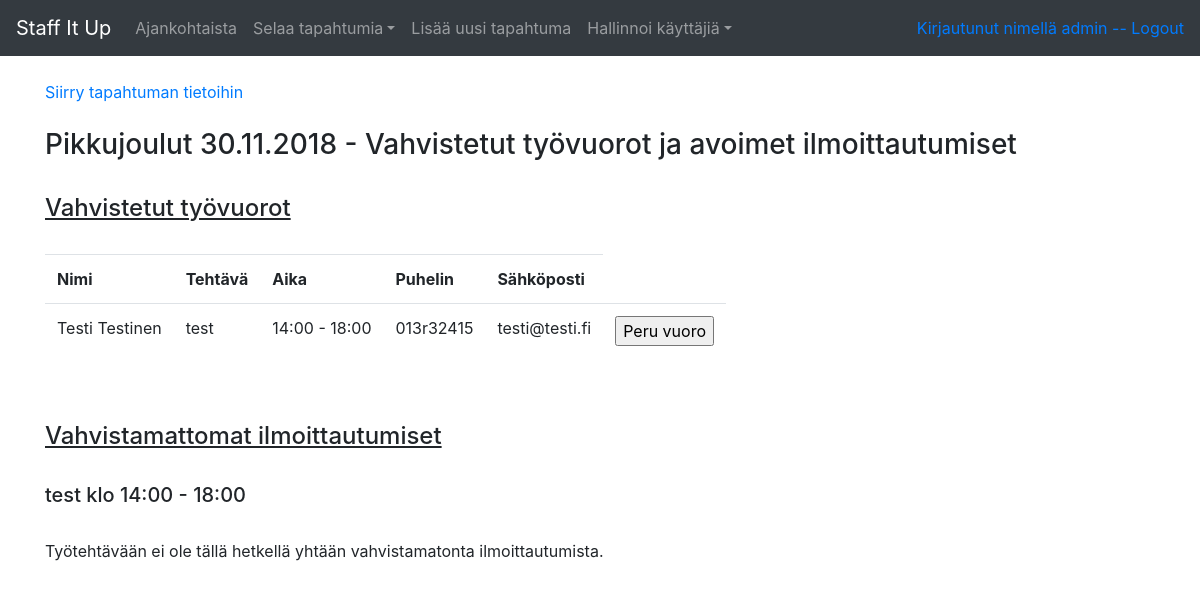
Screenshot of /admin/registrations/2/ (signed in) with the database file from the repository.
### application/auth/models.py (models this page shows, shortened)
class User(db.Model):
    __tablename__ = "account"
    id = db.Column(db.Integer, primary_key=True)
    date_created = db.Column(db.DateTime, default=db.func.current_timestamp())
    date_modified = db.Column(db.DateTime, default=db.func.current_timestamp(),
                              onupdate=db.func.current_timestamp())
    name = db.Column(db.String(144), nullable=False)
    username = db.Column(db.String(20), nullable=False)
    password = db.Column(db.String(30), nullable=False)
    email = db.Column(db.String(144))
    phone = db.Column(db.String(20))
    roles = db.relationship("Role", secondary="account_role")
    registrations = db.relationship("AssignmentRegistration", backref='account', lazy=True)
    def is_authenticated(self):
        return True
    def role_ok(self, role):
        for user_role in self.roles:
                    if user_role.name == role:
                        return True

### application/events/models.py (models this page shows, shortened)
class Event(db.Model):
    id = db.Column(db.Integer, primary_key=True)
    type = db.Column(db.String(144), nullable=False)
    date = db.Column(db.Date, nullable=False)
    pax = db.Column(db.Integer)
    info = db.Column(db.String(500))
    staffed = db.Column(db.Boolean, nullable=False)
    assignments = db.relationship("Assignment", backref='event', lazy=True)
    @staticmethod
    def find_confirmed_registrations(event_id):
        stmt = text("SELECT account.id, account.name, account.email, account.phone, assignment.id, assignment.role, assignment.starttime, assignment.endtime, event.id "
                    "FROM account, assignment, account_assignment, event "
                    "WHERE event.id = :id "
                    "AND assignment.event_id = event.id "
                    "AND assignment.id = account_assignment.assignment_id "
                    "AND account.id = account_assignment.account_id "
                    "AND account_assignment.confirmed = '1' "
                    "ORDER BY assignment.role")
        res = db.engine.connect().execute(stmt, id=event_id)
        response = []
        for row in res:
            response.append({"account_id":row[0], "name":row[1], "email":row[2],
                    "phone":row[3], "assignment_id":row[4], "assignment_role":row[5],
                    "assignment_start":str(row[6]), "assignment_end":str(row[7]), "event_id":row[8]})
        return response

### application/assignments/models.py (models this page shows, shortened)
class Assignment(db.Model):
    id = db.Column(db.Integer, primary_key=True)
    starttime = db.Column(db.Time, nullable=False)
    endtime = db.Column(db.Time, nullable=False)
    role = db.Column(db.String(144), nullable=False)
    event_id = db.Column(db.Integer, db.ForeignKey('event.id'),
       nullable=False)
    users = db.relationship("User", secondary="account_assignment")
    registrations = db.relationship("AssignmentRegistration", backref='assignment', lazy=True)
    @staticmethod
    def find_unconfirmed_registrations(assignment_id):
        stmt = text("SELECT account.id, account.name, assignment.id, account_assignment.regtime "
                    "FROM account, assignment, account_assignment "
                    "WHERE assignment.id = :id "
                    "AND assignment.id = account_assignment.assignment_id "
                    "AND account.id = account_assignment.account_id "
                    "AND account_assignment.confirmed = '0' "
                    "ORDER BY account_assignment.regtime")
        res = db.engine.execute(stmt, id=assignment_id)
        response = []
        for row in res:
            response.append({"account_id":row[0], "name":row[1], "assignment_id":row[2], "regtime":row[3]})
        return response

### application/assignments/views.py (the view)
@app.route("/admin/registrations/<event_id>/")
@login_required(role="admin")
def registrations_list(event_id):
    e = Event.query.get(event_id)
    assignments = e.assignments
    return render_template("admin/assignments/list.html", assignments=assignments, event=e)

### application/__init__.py (called while the page is built)
@login_manager.user_loader
def load_user(user_id):
    return User.query.get(user_id)

### application/templates/admin/assignments/list.html
{% extends "layout.html" %}
{% block body %}
<a href="{{url_for('event_details', event_id=event.id)}}">Siirry tapahtuman tietoihin</a><br><br>
<h3>{{event.type}} {{event.date.strftime("%d.%m.%Y")}} - Vahvistetut työvuorot ja avoimet ilmoittautumiset</h3>
<br>
<h4><u>Vahvistetut työvuorot</u></h4><br>
{% if event.find_confirmed_registrations(event.id) %}
<table class="table" style="width:auto;">
  <tr>
    <th>Nimi</th>
    <th>Tehtävä</th>
    <th>Aika</th>
    <th>Puhelin</th>
    <th>Sähköposti</th>
  </tr>
{% for reg in event.find_confirmed_registrations(event.id) %}
  <tr>
    <td>{{ reg.name }}</td>
    <td>{{ reg.assignment_role}}
    <td>{{ reg.assignment_start[:5] }} - {{ reg.assignment_end[:5] }}</td>
    <td>{{ reg.phone }}</td>
    <td>{{ reg.email }}</td>
    <td>
      <form method="POST" action="{{ url_for('reg_confirm_or_cancel', account_id=reg.account_id, assignment_id=reg.assignment_id, event_id=event.id) }}">
        <input type="submit" value="Peru vuoro"/>
      </form>
    </td>
  </tr>
{% endfor %}
{% else %}
Tapahtumaan ei tällä hetkellä ole yhtään vahvistettua työvuoroa.<br><br>
{% endif %}
</table>
<br><br>
<h4><u>Vahvistamattomat ilmoittautumiset</u></h4><br>
{% for assignment in assignments%}
<h5>{{assignment.role}} klo {{ assignment.starttime.strftime("%H:%M") }} - {{ assignment.endtime.strftime("%H:%M") }}</h5><br>
{% if assignment.find_unconfirmed_registrations(assignment.id) %}
<table class="table" style="width:auto;">
  <tr>
    <th>Nimi</th>
    <th>Ilmoittautumisaika</th>
  </tr>
{% for reg in assignment.find_unconfirmed_registrations(assignment.id) %}
  <tr>
    <td>{{ reg.name }}</td>
    <td>{{ reg.regtime }}</td>
    <td>
      <form method="POST" action="{{ url_for('reg_confirm_or_cancel', account_id=reg.account_id, assignment_id=reg.assignment_id, event_id=event.id) }}">
        <input type="submit" value="Vahvista työvuoro"/>
      </form>
    </td>
  </tr>
{% endfor %}
</table><br><br>
{% else %}
Työtehtävään ei ole tällä hetkellä yhtään vahvistamatonta ilmoittautumista.<br><br><br>
{% endif %}
{% endfor %}
{% endblock %}

### application/templates/layout.html (shortened to what this page needs)
<!DOCTYPE html>
  <html>
    <head>
      <link rel="stylesheet" href="https://maxcdn.bootstrapcdn.com/bootstrap/4.0.0/css/bootstrap.min.css">
    </head>
    <body>
      <nav class="navbar navbar-expand-md navbar-dark bg-dark mb-4">
        <a class="navbar-brand" href="{{ url_for('index') }} ">Staff It Up</a>
	        <div class="collapse navbar-collapse" id="navbarCollapse">
            <ul class="navbar-nav mr-auto">
              {% if current_user.is_authenticated and current_user.role_ok("admin")  %}
              <li class="nav-item">
                <a class="nav-link" href="{{ url_for('index') }} ">Ajankohtaista</a>
              </li>
              <li class="nav-item dropdown">
                <a class="nav-link dropdown-toggle" href="#" id="navbarDropdown" role="button" data-toggle="dropdown" aria-haspopup="true" aria-expanded="false">
                  Selaa tapahtumia</a>
              </li
              <li class="nav-item">
                <a class="nav-link" href="{{ url_for('events_form') }} ">Lisää uusi tapahtuma</a>
              <li class="nav-item dropdown">
                <a class="nav-link dropdown-toggle" href="#" id="navbarDropdown" role="button" data-toggle="dropdown" aria-haspopup="true" aria-expanded="false">
                  Hallinnoi käyttäjiä</a>
              </li
              {% endif %}
            </ul>
          </div>
          <div class="form-inline mt-2 mt-md-0">
            {% if current_user.is_authenticated %}
            <a href="{{ url_for('auth_logout') }}">Kirjautunut nimellä {{ current_user.name }} -- Logout</a>
            {% endif %}
          </div>
        </nav>
        <main role="main" class="container">
	      {% block body %}{% endblock %}
      </main>
    </body>
  </html>

### rows the page displays
User: name "admin"
Event: type "Pikkujoulut", date "30.11.2018"
User: name "Testi Testinen", assignment_role "test", starttime "14:00", endtime "18:00", phone "013r32415", email "testi@testi.fi"
Assignment: role "test", starttime "14:00", endtime "18:00", shows "Työtehtävään ei ole tällä hetkellä yhtään vahvistamatonta ilmoittautumista."
